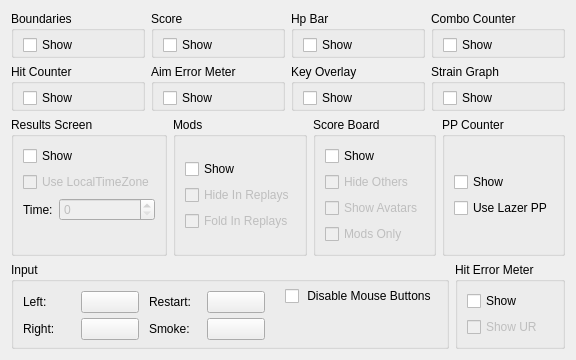
            <widget class="QWidget" name="gameplaySettings">
             <attribute name="title">
              <string>Gameplay</string>
             </attribute>
             <layout class="QGridLayout" name="gridLayout_12">
              <item row="0" column="0">
               <layout class="QVBoxLayout" name="gameplaySettingsVerticalLayout">
                <item>
                 <layout class="QGridLayout" name="gameplaySettingsGridLayout">
                  <property name="spacing">
                   <number>6</number>
                  </property>
                  <item row="0" column="0">
                   <widget class="QGroupBox" name="boundariesGroupBox">
                    <property name="title">
                     <string>Boundaries</string>
                    </property>
                    <layout class="QGridLayout" name="gridLayout_23">
                     <property name="topMargin">
                      <number>4</number>
                     </property>
                     <property name="bottomMargin">
                      <number>0</number>
                     </property>
                     <property name="spacing">
                      <number>0</number>
                     </property>
                     <item row="0" column="0">
                      <widget class="QCheckBox" name="boundariesShowCheckBox">
                       <property name="text">
                        <string>Show</string>
                       </property>
                      </widget>
                     </item>
                    </layout>
                   </widget>
                  </item>
                  <item row="0" column="1">
                   <widget class="QGroupBox" name="scoreGroupBox">
                    <property name="title">
                     <string>Score</string>
                    </property>
                    <layout class="QGridLayout" name="gridLayout_11">
                     <property name="topMargin">
                      <number>4</number>
                     </property>
                     <property name="bottomMargin">
                      <number>0</number>
                     </property>
                     <property name="spacing">
                      <number>0</number>
                     </property>
                     <item row="0" column="0">
                      <widget class="QCheckBox" name="scoreShowCheckBox">
                       <property name="text">
                        <string>Show</string>
                       </property>
                      </widget>
                     </item>
                    </layout>
                   </widget>
                  </item>
                  <item row="0" column="2">
                   <widget class="QGroupBox" name="hpBarGroupBox">
                    <property name="title">
                     <string>Hp Bar</string>
                    </property>
                    <layout class="QGridLayout" name="gridLayout_13">
                     <property name="topMargin">
                      <number>4</number>
                     </property>
                     <property name="bottomMargin">
                      <number>0</number>
                     </property>
                     <property name="spacing">
                      <number>0</number>
                     </property>
                     <item row="0" column="0">
                      <widget class="QCheckBox" name="hpBarShowCheckBox">
                       <property name="text">
                        <string>Show</string>
                       </property>
                      </widget>
                     </item>
                    </layout>
                   </widget>
                  </item>
                  <item row="0" column="3">
                   <widget class="QGroupBox" name="comboCounterGroupBox">
                    <property name="title">
                     <string>Combo Counter</string>
                    </property>
                    <layout class="QGridLayout" name="gridLayout_17">
                     <property name="topMargin">
                      <number>4</number>
                     </property>
                     <property name="bottomMargin">
                      <number>0</number>
                     </property>
                     <property name="spacing">
                      <number>0</number>
                     </property>
                     <item row="0" column="0">
                      <widget class="QCheckBox" name="comboCounterShowCheckBox">
                       <property name="text">
                        <string>Show</string>
                       </property>
                      </widget>
                     </item>
                    </layout>
                   </widget>
                  </item>
                  <item row="1" column="0">
                   <widget class="QGroupBox" name="hitCounterGroupBox">
                    <property name="title">
                     <string>Hit Counter</string>
                    </property>
                    <layout class="QGridLayout" name="gridLayout_24">
                     <property name="leftMargin">
                      <number>9</number>
                     </property>
                     <property name="topMargin">
                      <number>4</number>
                     </property>
                     <property name="bottomMargin">
                      <number>0</number>
                     </property>
                     <property name="spacing">
                      <number>0</number>
                     </property>
                     <item row="0" column="0">
                      <widget class="QCheckBox" name="hitCounterShowCheckBox">
                       <property name="text">
                        <string>Show</string>
                       </property>
                      </widget>
                     </item>
                    </layout>
                   </widget>
                  </item>
                  <item row="1" column="1">
                   <widget class="QGroupBox" name="aimErrorMeterGroupBox">
                    <property name="title">
                     <string>Aim Error Meter</string>
                    </property>
                    <layout class="QGridLayout" name="gridLayout_18">
                     <property name="topMargin">
                      <number>4</number>
                     </property>
                     <property name="bottomMargin">
                      <number>0</number>
                     </property>
                     <property name="spacing">
                      <number>0</number>
                     </property>
                     <item row="0" column="0">
                      <widget class="QCheckBox" name="aimErrorMeterShowCheckBox">
                       <property name="text">
                        <string>Show</string>
                       </property>
                      </widget>
                     </item>
                    </layout>
                   </widget>
                  </item>
                  <item row="1" column="2">
                   <widget class="QGroupBox" name="keyOverlayGroupBox">
                    <property name="title">
                     <string>Key Overlay</string>
                    </property>
                    <layout class="QGridLayout" name="gridLayout_20">
                     <property name="topMargin">
                      <number>4</number>
                     </property>
                     <property name="bottomMargin">
                      <number>0</number>
                     </property>
                     <property name="spacing">
                      <number>0</number>
                     </property>
                     <item row="0" column="0">
                      <widget class="QCheckBox" name="keyOverlayShowCheckBox">
                       <property name="text">
                        <string>Show</string>
                       </property>
                      </widget>
                     </item>
                    </layout>
                   </widget>
                  </item>
                  <item row="1" column="3">
                   <widget class="QGroupBox" name="strainGraphGroupBox">
                    <property name="title">
                     <string>Strain Graph</string>
                    </property>
                    <layout class="QGridLayout" name="gridLayout_26">
                     <property name="topMargin">
                      <number>4</number>
                     </property>
                     <property name="bottomMargin">
                      <number>0</number>
                     </property>
                     <property name="spacing">
                      <number>0</number>
                     </property>
                     <item row="0" column="0">
                      <widget class="QCheckBox" name="strainGraphShowCheckBox">
                       <property name="text">
                        <string>Show</string>
                       </property>
                      </widget>
                     </item>
                    </layout>
                   </widget>
                  </item>
                 </layout>
                </item>
                <item>
                 <layout class="QHBoxLayout" name="gameplaySettingsHorizontalLayout">
                  <item>
                   <widget class="QGroupBox" name="resultsScreenGroupBox">
                    <property name="title">
                     <string>Results Screen</string>
                    </property>
                    <layout class="QVBoxLayout" name="verticalLayout_2">
                     <property name="topMargin">
                      <number>9</number>
                     </property>
                     <property name="rightMargin">
                      <number>9</number>
                     </property>
                     <property name="bottomMargin">
                      <number>0</number>
                     </property>
                     <item>
                      <layout class="QVBoxLayout" name="resultsScreenVerticalLayout">
                       <item>
                        <widget class="QCheckBox" name="resultsScreenShowCheckBox">
                         <property name="text">
                          <string>Show</string>
                         </property>
                        </widget>
                       </item>
                       <item>
                        <widget class="QCheckBox" name="resultsScreenUseLocalTimeZoneCheckBox">
                         <property name="enabled">
                          <bool>false</bool>
                         </property>
                         <property name="text">
                          <string>Use LocalTimeZone</string>
                         </property>
                        </widget>
                       </item>
                       <item>
                        <layout class="QFormLayout" name="resultsScreenTimeFormLayout">
                         <item row="0" column="0">
                          <widget class="QLabel" name="resultsScreenTimeLabel">
                           <property name="text">
                            <string>Time:</string>
                           </property>
                          </widget>
                         </item>
                         <item row="0" column="1">
                          <widget class="QSpinBox" name="resultsScreenTimeSpinBox">
                           <property name="enabled">
                            <bool>false</bool>
                           </property>
                          </widget>
                         </item>
                        </layout>
                       </item>
                      </layout>
                     </item>
                    </layout>
                   </widget>
                  </item>
                  <item>
                   <widget class="QGroupBox" name="modsGroupBox">
                    <property name="title">
                     <string>Mods</string>
                    </property>
                    <layout class="QVBoxLayout" name="verticalLayout">
                     <item>
                      <layout class="QVBoxLayout" name="modsVerticalLayout">
                       <item>
                        <widget class="QCheckBox" name="modsShowCheckBox">
                         <property name="text">
                          <string>Show</string>
                         </property>
                        </widget>
                       </item>
                       <item>
                        <widget class="QCheckBox" name="modsHideInReplaysCheckBox">
                         <property name="enabled">
                          <bool>false</bool>
                         </property>
                         <property name="text">
                          <string>Hide In Replays</string>
                         </property>
                        </widget>
                       </item>
                       <item>
                        <widget class="QCheckBox" name="modsFoldInReplaysCheckBox">
                         <property name="enabled">
                          <bool>false</bool>
                         </property>
                         <property name="text">
                          <string>Fold In Replays</string>
                         </property>
                        </widget>
                       </item>
                      </layout>
                     </item>
                    </layout>
                   </widget>
                  </item>
                  <item>
                   <widget class="QGroupBox" name="scoreBoardGroupBox">
                    <property name="title">
                     <string>Score Board</string>
                    </property>
                    <layout class="QGridLayout" name="gridLayout_4">
                     <item row="0" column="0">
                      <layout class="QVBoxLayout" name="scoreBoardVerticalLayout">
                       <item>
                        <widget class="QCheckBox" name="scoreBoardShowCheckBox">
                         <property name="text">
                          <string>Show</string>
                         </property>
                        </widget>
                       </item>
                       <item>
                        <widget class="QCheckBox" name="scoreBoardHideOthersCheckBox">
                         <property name="enabled">
                          <bool>false</bool>
                         </property>
                         <property name="text">
                          <string>Hide Others</string>
                         </property>
                        </widget>
                       </item>
                       <item>
                        <widget class="QCheckBox" name="scoreBoardShowAvatarsCheckBox">
                         <property name="enabled">
                          <bool>false</bool>
                         </property>
                         <property name="text">
                          <string>Show Avatars</string>
                         </property>
                        </widget>
                       </item>
                       <item>
                        <widget class="QCheckBox" name="scoreBoardModsOnlyCheckBox">
                         <property name="enabled">
                          <bool>false</bool>
                         </property>
                         <property name="toolTip">
                          <string>Mod leaderboards. For NM plays it will show only NM scores.</string>
                         </property>
                         <property name="text">
                          <string>Mods Only</string>
                         </property>
                        </widget>
                       </item>
                      </layout>
                     </item>
                    </layout>
                   </widget>
                  </item>
                  <item>
                   <widget class="QGroupBox" name="ppCounterGroupBox">
                    <property name="title">
                     <string>PP Counter</string>
                    </property>
                    <layout class="QGridLayout" name="gridLayout_2">
                     <item row="0" column="0">
                      <layout class="QVBoxLayout" name="ppCounterVerticalLayout">
                       <item>
                        <widget class="QCheckBox" name="ppCounterShowCheckBox">
                         <property name="text">
                          <string>Show</string>
                         </property>
                        </widget>
                       </item>
                       <item>
                        <widget class="QCheckBox" name="ppCounterUseLazerPPCheckBox">
                         <property name="text">
                          <string>Use Lazer PP</string>
                         </property>
                        </widget>
                       </item>
                      </layout>
                     </item>
                    </layout>
                   </widget>
                  </item>
                 </layout>
                </item>
                <item>
                 <layout class="QHBoxLayout" name="gameplaySettingsGridLayout_2" stretch="4,1">
                  <item>
                   <widget class="QGroupBox" name="inputGroupBox">
                    <property name="title">
                     <string>Input</string>
                    </property>
                    <layout class="QGridLayout" name="gridLayout_22">
                     <property name="topMargin">
                      <number>4</number>
                     </property>
                     <property name="bottomMargin">
                      <number>0</number>
                     </property>
                     <property name="spacing">
                      <number>0</number>
                     </property>
                     <item row="0" column="0">
                      <layout class="QGridLayout" name="inputGridLayout" rowstretch="0,0" columnstretch="0,0">
                       <property name="horizontalSpacing">
                        <number>20</number>
                       </property>
                       <item row="0" column="1">
                        <widget class="QCheckBox" name="mouseButtonsDisabledCheckBox">
                         <property name="text">
                          <string> Disable Mouse Buttons</string>
                         </property>
                        </widget>
                       </item>
                       <item row="1" column="1">
                        <widget class="QWidget" name="empty_widget_2" native="true"/>
                       </item>
                       <item row="0" column="0" rowspan="2">
                        <layout class="QGridLayout" name="inputKeyGridLayout">
                         <property name="horizontalSpacing">
                          <number>10</number>
                         </property>
                         <item row="0" column="0">
                          <layout class="QHBoxLayout" name="leftKeyHorizontalLayout" stretch="1,1">
                           <item>
                            <widget class="QLabel" name="leftKeyLabel">
                             <property name="text">
                              <string>Left:</string>
                             </property>
                            </widget>
                           </item>
                           <item>
                            <widget class="QPushButton" name="leftKeyPushButton">
                             <property name="text">
                              <string notr="true"/>
                             </property>
                            </widget>
                           </item>
                          </layout>
                         </item>
                         <item row="0" column="1">
                          <layout class="QHBoxLayout" name="restartKeyHorizontalLayout" stretch="1,1">
                           <item>
                            <widget class="QLabel" name="restartKeyLabel">
                             <property name="text">
                              <string>Restart:</string>
                             </property>
                            </widget>
                           </item>
                           <item>
                            <widget class="QPushButton" name="restartKeyPushButton">
                             <property name="text">
                              <string notr="true"/>
                             </property>
                            </widget>
                           </item>
                          </layout>
                         </item>
                         <item row="1" column="0">
                          <layout class="QHBoxLayout" name="rightKeyHorizontalLayout" stretch="1,1">
                           <item>
                            <widget class="QLabel" name="rightKeyLabel">
                             <property name="text">
                              <string>Right:</string>
                             </property>
                            </widget>
                           </item>
                           <item>
                            <widget class="QPushButton" name="rightKeyPushButton">
                             <property name="text">
                              <string notr="true"/>
                             </property>
                            </widget>
                           </item>
                          </layout>
                         </item>
                         <item row="1" column="1">
                          <layout class="QHBoxLayout" name="smokeKeyHorizontalLayout" stretch="1,1">
                           <item>
                            <widget class="QLabel" name="smokeKeyLabel">
                             <property name="text">
                              <string>Smoke:</string>
                             </property>
                            </widget>
                           </item>
                           <item>
                            <widget class="QPushButton" name="smokeKeyPushButton">
                             <property name="text">
                              <string notr="true"/>
                             </property>
                            </widget>
                           </item>
                          </layout>
                         </item>
                        </layout>
                       </item>
                      </layout>
                     </item>
                    </layout>
                   </widget>
                  </item>
                  <item>
                   <widget class="QGroupBox" name="hitErrorMeterGroupBox">
                    <property name="title">
                     <string>Hit Error Meter</string>
                    </property>
                    <layout class="QGridLayout" name="gridLayout_7">
                     <item row="0" column="0">
                      <layout class="QVBoxLayout" name="hitErrorMeterVerticalLayout">
                       <item>
                        <widget class="QCheckBox" name="hitErrorMeterShowCheckBox">
                         <property name="text">
                          <string>Show</string>
                         </property>
                        </widget>
                       </item>
                       <item>
                        <widget class="QCheckBox" name="hitErrorMeterShowUnstableRateCheckBox">
                         <property name="enabled">
                          <bool>false</bool>
                         </property>
                         <property name="toolTip">
                          <string>Only shows if hit error meter is enabled.</string>
                         </property>
                         <property name="text">
                          <string>Show UR</string>
                         </property>
                        </widget>
                       </item>
                      </layout>
                     </item>
                    </layout>
                   </widget>
                  </item>
                 </layout>
                </item>
               </layout>
              </item>
             </layout>
            </widget>
